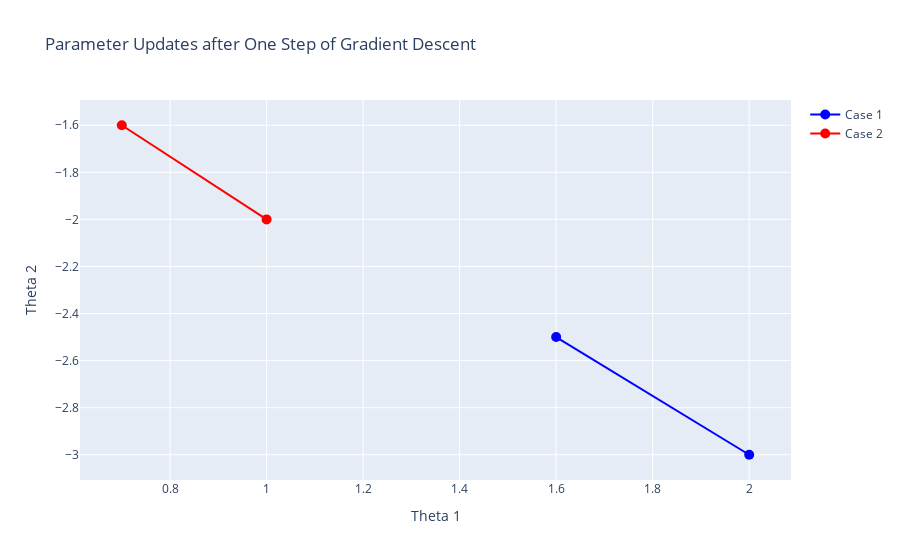

This figure's notebook cell:
### Markdown cell above
Explanation:

Using the gradient descent formula, the updated values are calculated as follows:
- $\theta_1 = 2- 0.1 * 4 = 1.6$

- $\theta_2 = -3 - 0.1 * (-5) = -3 + 0.5 = -3.5$

Thus, after one step of gradient descent, $\theta_1$ is updated to 1.6, and $\theta_2$ is updated to -3.5.

### Code cell
import plotly.graph_objs as go

# Case 1 parameters and gradients
theta1_case1, theta2_case1 = 2, -3
gradient1_case1, gradient2_case1 = 4, -5

# Case 2 parameters and gradients
theta1_case2, theta2_case2 = 1, -2
gradient1_case2, gradient2_case2 = 3, -4

# Learning rate
learning_rate = 0.1

# Gradient descent updates for Case 1
updated_theta1_case1 = theta1_case1 - learning_rate * gradient1_case1
updated_theta2_case1 = theta2_case1 - learning_rate * gradient2_case1

# Gradient descent updates for Case 2
updated_theta1_case2 = theta1_case2 - learning_rate * gradient1_case2
updated_theta2_case2 = theta2_case2 - learning_rate * gradient2_case2

# Plotting the updates for both cases
fig = go.Figure()

# Add updates for Case 1
fig.add_trace(go.Scatter(x=[theta1_case1, updated_theta1_case1],
                         y=[theta2_case1, updated_theta2_case1],
                         mode='lines+markers',
                         name='Case 1',
                         line=dict(color='blue', width=2),
                         marker=dict(color='blue', size=10)))

# Add updates for Case 2
fig.add_trace(go.Scatter(x=[theta1_case2, updated_theta1_case2],
                         y=[theta2_case2, updated_theta2_case2],
                         mode='lines+markers',
                         name='Case 2',
                         line=dict(color='red', width=2),
                         marker=dict(color='red', size=10)))

# Customize layout
fig.update_layout(title='Parameter Updates after One Step of Gradient Descent',
                  xaxis=dict(title='Theta 1'),
                  yaxis=dict(title='Theta 2'),
                  showlegend=True)

# Display plot
fig.show()

### Figure 1 — Plotly figure (JSON) as saved in the notebook; plotly's stock layout.template omitted (floating-point values rounded to 4 significant figures)
{"data": [{"line": {"color": "blue", "width": 2}, "marker": {"color": "blue", "size": 10}, "mode": "lines+markers", "name": "Case 1", "type": "scatter", "x": [2, 1.6], "y": [-3, -2.5]}, {"line": {"color": "red", "width": 2}, "marker": {"color": "red", "size": 10}, "mode": "lines+markers", "name": "Case 2", "type": "scatter", "x": [1, 0.7], "y": [-2, -1.6]}], "layout": {"showlegend": true, "title": {"text": "Parameter Updates after One Step of Gradient Descent"}, "xaxis": {"title": {"text": "Theta 1"}}, "yaxis": {"title": {"text": "Theta 2"}}}}
